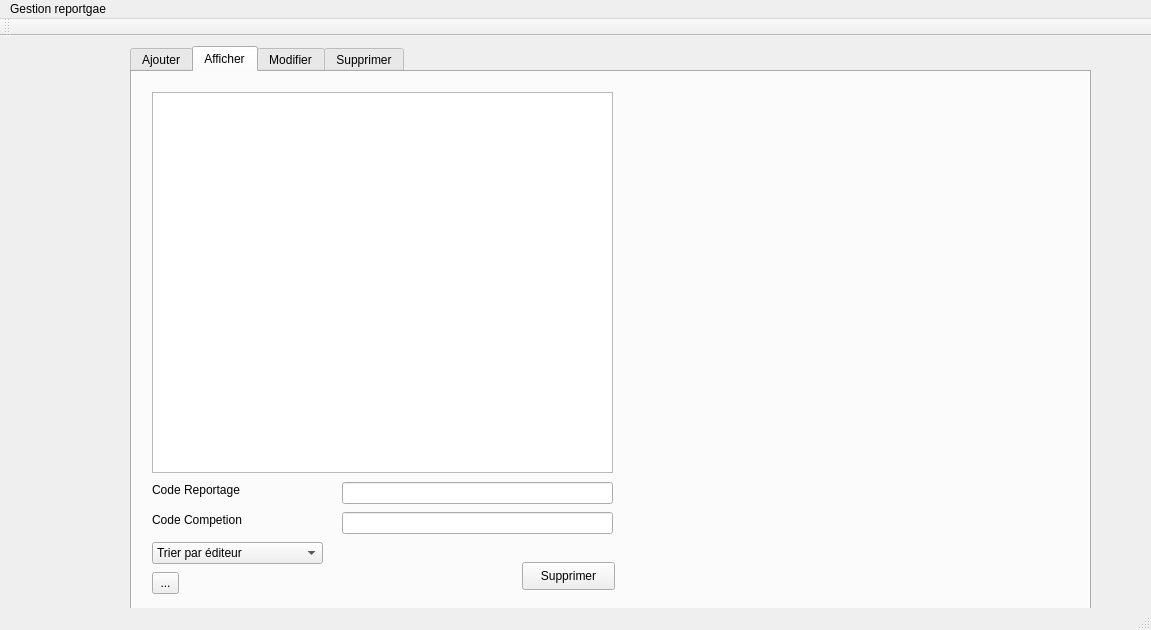
<?xml version="1.0" encoding="UTF-8"?>
<ui version="4.0">
 <class>MainWindow</class>
 <widget class="QMainWindow" name="MainWindow">
  <property name="geometry">
   <rect>
    <x>0</x>
    <y>0</y>
    <width>1151</width>
    <height>630</height>
   </rect>
  </property>
  <property name="windowTitle">
   <string>Gestion des Clients</string>
  </property>
  <widget class="QWidget" name="centralWidget">
   <widget class="QTabWidget" name="tabWidget">
    <property name="geometry">
     <rect>
      <x>130</x>
      <y>10</y>
      <width>961</width>
      <height>571</height>
     </rect>
    </property>
    <property name="currentIndex">
     <number>1</number>
    </property>
    <widget class="QWidget" name="tab">
     <attribute name="title">
      <string>Ajouter</string>
     </attribute>
     <widget class="QLabel" name="label_5">
      <property name="geometry">
       <rect>
        <x>10</x>
        <y>20</y>
        <width>101</width>
        <height>16</height>
       </rect>
      </property>
      <property name="text">
       <string>Code Reportage</string>
      </property>
     </widget>
     <widget class="QLabel" name="label_4">
      <property name="geometry">
       <rect>
        <x>10</x>
        <y>100</y>
        <width>56</width>
        <height>16</height>
       </rect>
      </property>
      <property name="text">
       <string>Editeur</string>
      </property>
     </widget>
     <widget class="QLineEdit" name="lineEdit_editeur">
      <property name="geometry">
       <rect>
        <x>200</x>
        <y>90</y>
        <width>271</width>
        <height>22</height>
       </rect>
      </property>
     </widget>
     <widget class="QLineEdit" name="lineEdit_source">
      <property name="geometry">
       <rect>
        <x>200</x>
        <y>130</y>
        <width>271</width>
        <height>21</height>
       </rect>
      </property>
     </widget>
     <widget class="QLabel" name="label_2">
      <property name="geometry">
       <rect>
        <x>10</x>
        <y>180</y>
        <width>111</width>
        <height>16</height>
       </rect>
      </property>
      <property name="text">
       <string>Date de reportage</string>
      </property>
     </widget>
     <widget class="QLabel" name="label_3">
      <property name="geometry">
       <rect>
        <x>10</x>
        <y>210</y>
        <width>61</width>
        <height>16</height>
       </rect>
      </property>
      <property name="text">
       <string>Reportage</string>
      </property>
     </widget>
     <widget class="QPushButton" name="pushButton_Annuler">
      <property name="geometry">
       <rect>
        <x>10</x>
        <y>470</y>
        <width>93</width>
        <height>28</height>
       </rect>
      </property>
      <property name="text">
       <string>Annuler</string>
      </property>
     </widget>
     <widget class="QLineEdit" name="lineEdit_codeR">
      <property name="geometry">
       <rect>
        <x>200</x>
        <y>10</y>
        <width>271</width>
        <height>22</height>
       </rect>
      </property>
     </widget>
     <widget class="QLineEdit" name="lineEdit_report">
      <property name="geometry">
       <rect>
        <x>10</x>
        <y>230</y>
        <width>461</width>
        <height>231</height>
       </rect>
      </property>
     </widget>
     <widget class="QPushButton" name="pb_ajouter">
      <property name="geometry">
       <rect>
        <x>380</x>
        <y>470</y>
        <width>93</width>
        <height>28</height>
       </rect>
      </property>
      <property name="text">
       <string>Ajouter</string>
      </property>
     </widget>
     <widget class="QLabel" name="label">
      <property name="geometry">
       <rect>
        <x>10</x>
        <y>140</y>
        <width>56</width>
        <height>16</height>
       </rect>
      </property>
      <property name="text">
       <string>Source</string>
      </property>
     </widget>
     <widget class="QLineEdit" name="lineEdit_date">
      <property name="geometry">
       <rect>
        <x>200</x>
        <y>170</y>
        <width>271</width>
        <height>22</height>
       </rect>
      </property>
     </widget>
     <widget class="QLabel" name="label_7">
      <property name="geometry">
       <rect>
        <x>10</x>
        <y>60</y>
        <width>121</width>
        <height>16</height>
       </rect>
      </property>
      <property name="text">
       <string>Code competition</string>
      </property>
     </widget>
     <widget class="QLineEdit" name="lineEdit_codeC">
      <property name="geometry">
       <rect>
        <x>200</x>
        <y>50</y>
        <width>271</width>
        <height>22</height>
       </rect>
      </property>
     </widget>
    </widget>
    <widget class="QWidget" name="tab_2">
     <attribute name="title">
      <string>Afficher</string>
     </attribute>
     <widget class="QLabel" name="label_6">
      <property name="geometry">
       <rect>
        <x>20</x>
        <y>410</y>
        <width>101</width>
        <height>16</height>
       </rect>
      </property>
      <property name="text">
       <string>Code Reportage</string>
      </property>
     </widget>
     <widget class="QLineEdit" name="lineEdit_codeRA">
      <property name="geometry">
       <rect>
        <x>210</x>
        <y>410</y>
        <width>271</width>
        <height>22</height>
       </rect>
      </property>
     </widget>
     <widget class="QPushButton" name="supp_tout">
      <property name="geometry">
       <rect>
        <x>390</x>
        <y>490</y>
        <width>93</width>
        <height>28</height>
       </rect>
      </property>
      <property name="text">
       <string>Supprimer</string>
      </property>
     </widget>
     <widget class="QComboBox" name="comboBox">
      <property name="geometry">
       <rect>
        <x>20</x>
        <y>470</y>
        <width>171</width>
        <height>22</height>
       </rect>
      </property>
      <item>
       <property name="text">
        <string>Trier par éditeur</string>
       </property>
      </item>
      <item>
       <property name="text">
        <string>Trier par source</string>
       </property>
      </item>
      <item>
       <property name="text">
        <string>Trier par date</string>
       </property>
      </item>
     </widget>
     <widget class="QToolButton" name="toolButton">
      <property name="geometry">
       <rect>
        <x>20</x>
        <y>500</y>
        <width>27</width>
        <height>22</height>
       </rect>
      </property>
      <property name="text">
       <string>...</string>
      </property>
     </widget>
     <widget class="QTableView" name="tableView_reportA">
      <property name="geometry">
       <rect>
        <x>20</x>
        <y>20</y>
        <width>461</width>
        <height>381</height>
       </rect>
      </property>
     </widget>
     <widget class="QLineEdit" name="lineEdit_codeCA">
      <property name="geometry">
       <rect>
        <x>210</x>
        <y>440</y>
        <width>271</width>
        <height>22</height>
       </rect>
      </property>
     </widget>
     <widget class="QLabel" name="label_8">
      <property name="geometry">
       <rect>
        <x>20</x>
        <y>440</y>
        <width>101</width>
        <height>16</height>
       </rect>
      </property>
      <property name="text">
       <string>Code Competion</string>
      </property>
     </widget>
    </widget>
    <widget class="QWidget" name="tab_3">
     <attribute name="title">
      <string>Modifier</string>
     </attribute>
     <widget class="QLabel" name="label_10">
      <property name="geometry">
       <rect>
        <x>10</x>
        <y>20</y>
        <width>101</width>
        <height>16</height>
       </rect>
      </property>
      <property name="text">
       <string>Code Reportage</string>
      </property>
     </widget>
     <widget class="QLineEdit" name="lineEdit_codeMod">
      <property name="geometry">
       <rect>
        <x>210</x>
        <y>10</y>
        <width>271</width>
        <height>22</height>
       </rect>
      </property>
     </widget>
     <widget class="QPushButton" name="pushButton_modifier">
      <property name="geometry">
       <rect>
        <x>380</x>
        <y>490</y>
        <width>93</width>
        <height>28</height>
       </rect>
      </property>
      <property name="text">
       <string>Modifier</string>
      </property>
     </widget>
     <widget class="QPushButton" name="pushButton_4">
      <property name="geometry">
       <rect>
        <x>10</x>
        <y>490</y>
        <width>93</width>
        <height>28</height>
       </rect>
      </property>
      <property name="text">
       <string>Annuler</string>
      </property>
     </widget>
     <widget class="QLabel" name="label_9">
      <property name="geometry">
       <rect>
        <x>10</x>
        <y>120</y>
        <width>56</width>
        <height>16</height>
       </rect>
      </property>
      <property name="text">
       <string>Editeur</string>
      </property>
     </widget>
     <widget class="QLineEdit" name="lineEdit_editeurM">
      <property name="geometry">
       <rect>
        <x>210</x>
        <y>110</y>
        <width>271</width>
        <height>22</height>
       </rect>
      </property>
     </widget>
     <widget class="QLabel" name="label_12">
      <property name="geometry">
       <rect>
        <x>10</x>
        <y>180</y>
        <width>56</width>
        <height>16</height>
       </rect>
      </property>
      <property name="text">
       <string>Source</string>
      </property>
     </widget>
     <widget class="QLineEdit" name="lineEdit_sourceM">
      <property name="geometry">
       <rect>
        <x>210</x>
        <y>170</y>
        <width>271</width>
        <height>21</height>
       </rect>
      </property>
     </widget>
     <widget class="QLabel" name="label_13">
      <property name="geometry">
       <rect>
        <x>10</x>
        <y>240</y>
        <width>111</width>
        <height>16</height>
       </rect>
      </property>
      <property name="text">
       <string>Date de reportage</string>
      </property>
     </widget>
     <widget class="QLineEdit" name="lineEdit_dateM">
      <property name="geometry">
       <rect>
        <x>210</x>
        <y>230</y>
        <width>271</width>
        <height>22</height>
       </rect>
      </property>
     </widget>
     <widget class="QLineEdit" name="lineEdit_reportM">
      <property name="geometry">
       <rect>
        <x>10</x>
        <y>280</y>
        <width>461</width>
        <height>201</height>
       </rect>
      </property>
     </widget>
     <widget class="QLabel" name="label_14">
      <property name="geometry">
       <rect>
        <x>10</x>
        <y>70</y>
        <width>121</width>
        <height>16</height>
       </rect>
      </property>
      <property name="text">
       <string>Code Competion</string>
      </property>
     </widget>
     <widget class="QLineEdit" name="lineEdit_codeCMod">
      <property name="geometry">
       <rect>
        <x>210</x>
        <y>60</y>
        <width>271</width>
        <height>22</height>
       </rect>
      </property>
     </widget>
    </widget>
    <widget class="QWidget" name="tab_4">
     <attribute name="title">
      <string>Supprimer</string>
     </attribute>
     <widget class="QLabel" name="label_11">
      <property name="geometry">
       <rect>
        <x>20</x>
        <y>220</y>
        <width>101</width>
        <height>16</height>
       </rect>
      </property>
      <property name="text">
       <string>Code Reportage</string>
      </property>
     </widget>
     <widget class="QLineEdit" name="lineEdit_codeMod_2">
      <property name="geometry">
       <rect>
        <x>210</x>
        <y>210</y>
        <width>271</width>
        <height>22</height>
       </rect>
      </property>
     </widget>
     <widget class="QPushButton" name="pushButton_5">
      <property name="geometry">
       <rect>
        <x>20</x>
        <y>290</y>
        <width>93</width>
        <height>28</height>
       </rect>
      </property>
      <property name="text">
       <string>Annuler</string>
      </property>
     </widget>
     <widget class="QPushButton" name="pushButton_supp">
      <property name="geometry">
       <rect>
        <x>390</x>
        <y>280</y>
        <width>93</width>
        <height>28</height>
       </rect>
      </property>
      <property name="text">
       <string>Supprimer</string>
      </property>
     </widget>
    </widget>
   </widget>
  </widget>
  <widget class="QToolBar" name="mainToolBar">
   <attribute name="toolBarArea">
    <enum>TopToolBarArea</enum>
   </attribute>
   <attribute name="toolBarBreak">
    <bool>false</bool>
   </attribute>
  </widget>
  <widget class="QStatusBar" name="statusBar"/>
  <widget class="QMenuBar" name="menuBar">
   <property name="geometry">
    <rect>
     <x>0</x>
     <y>0</y>
     <width>1151</width>
     <height>26</height>
    </rect>
   </property>
   <widget class="QMenu" name="menuGestion_reportgae">
    <property name="title">
     <string>Gestion reportgae</string>
    </property>
   </widget>
   <addaction name="menuGestion_reportgae"/>
  </widget>
 </widget>
 <layoutdefault spacing="6" margin="11"/>
 <resources/>
 <connections/>
</ui>
